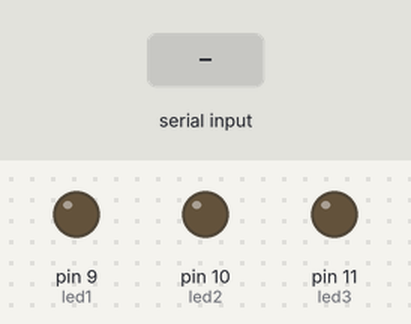
Simulated run of this sketch. Board: Arduino Uno, built with avr-gcc and run on an emulated ATmega328P. On the bench: output pins drawn as LEDs (lit = HIGH). The test bench sets the inputs (shaded band).

Above: at 1.2 s.
1.3 s: "A" received over Serial
At 2.5 s:
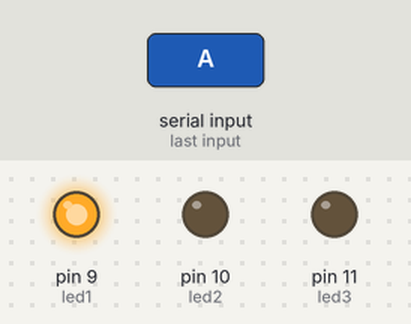
2.8 s: "B" received over Serial
At 3.8 s:
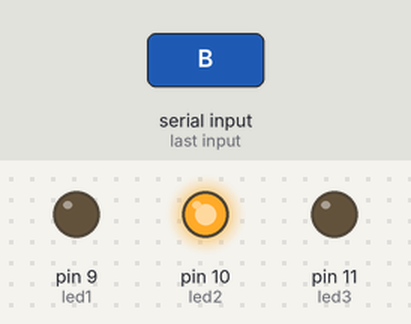
4.3 s: "C" received over Serial
At 4.9 s:
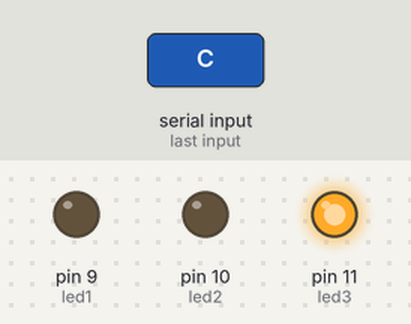
Timing chart, 0 to 7.3 s (numbered marks = the images above; inputs shaded):
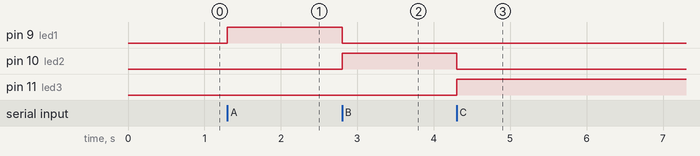

The sketch:

sketch-tres-led.ino
```cpp
int led1 = 9;
int led2 = 10;
int led3 = 11;
char letter = 'x';
int seconds = 1000;

void setup() { // La rutina de setup corre una vez o cuando se presiona reset.
  pinMode(led1, OUTPUT); // Indica la salida del pin o led 1.
  pinMode(led2, OUTPUT); // Indica la salida del pin o led 2.
  pinMode(led3, OUTPUT); // Indica la salida del pin o led 3.
  digitalWrite(led1, LOW);  //inicializa en apagado el led 1.
  digitalWrite(led2, LOW);  //inicializa en apagado el led 2.
  digitalWrite(led3, LOW);  //inicializa en apagado el led 3.
  Serial.begin(9600); // Sincroniza el serial.
}

void loop() { // La rutina loop corre constantemente.
  if (Serial.available()) { // Comprueba la disponibilidad.
    letter = Serial.read(); // Captura la letra.
    if (letter == 'x') { // Si es x.
      delay(seconds); // Retardo de tiempo.
    }
    if (letter == 'A') { // Si se introduce el comando A.
      digitalWrite(led1, HIGH); // Enciende el led 1. (HIGH es el nivel de voltaje)
      digitalWrite(led2, LOW); // Apaga el led 2.
      digitalWrite(led3, LOW); // Apaga el led 3.
      delay(seconds); // Retardo de tiempo.
    }
    if (letter == 'B') { // Si se introduce el comando B
      digitalWrite(led2, HIGH); // Enciende el led 2. (HIGH es el nivel de voltaje)
      digitalWrite(led1, LOW); // Apaga el led 1.
      digitalWrite(led3, LOW); // Apaga el led 3.
      delay(seconds); // Retardo de tiempo.
    }
    if (letter == 'C') { // Si se introduce el comando C.
      digitalWrite(led3, HIGH); // Enciende el led 3. (HIGH es el nivel de voltaje)
      digitalWrite(led1, LOW); // Apaga el led 1.
      digitalWrite(led2, LOW); // Apaga el led 2.
      delay(seconds); // Retardo de tiempo.
    }
  }
}
```

Measured:
- after the input at 1.3 s, pin 9 (led1): LOW → HIGH at once
- after the input at 2.8 s, pin 9 (led1): HIGH → LOW at once; pin 10 (led2): LOW → HIGH at once
- after the input at 4.3 s, pin 10 (led2): HIGH → LOW at once; pin 11 (led3): LOW → HIGH at once
